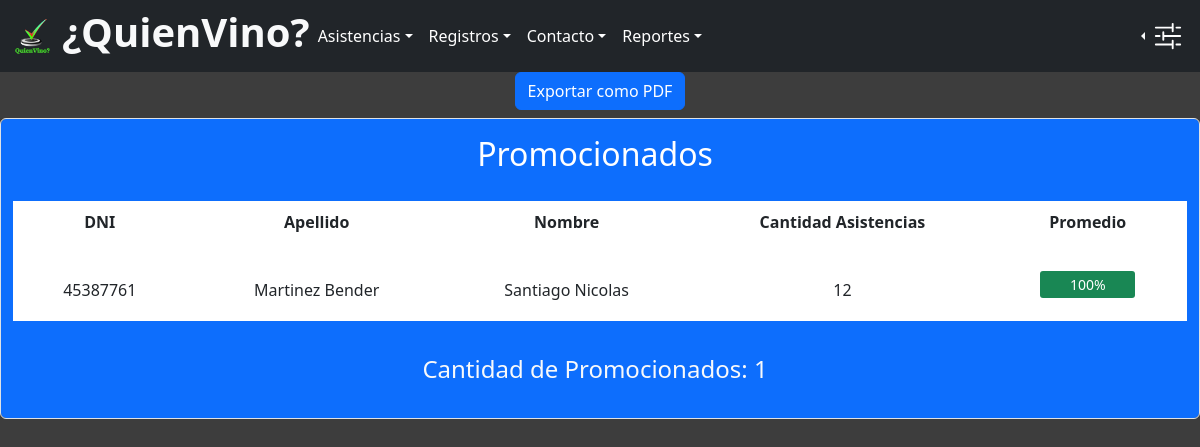
The page /Reportes/promocionados.php on the database its author committed.
### tables this page shows
CREATE TABLE IF NOT EXISTS `alumno` (
  `dni` bigint NOT NULL,
  `nombre` varchar(50) NOT NULL,
  `apellido` varchar(50) NOT NULL,
  `fecha_nacimiento` date NOT NULL,
  PRIMARY KEY (`dni`) USING BTREE
);

### BD/conn.php (called while the page is built, shortened)
<?php
class Conexion
{
  private $host = "localhost";
  private $contrasena = "";
  private $bd = "sistemaasistencia";
  private $usuario = "root";
  private $conn;
  public  function __construct()
  {
    $this->conn = new mysqli($this->host, $this->usuario, $this->contrasena, $this->bd);
  }
  public function ejecutar($consulta)
  {
    return $this->conn->query($consulta);
  }
}
?>

### Clases/Alumno.php (called while the page is built, shortened)
<?php
class Alumno extends Persona
{
  public static function contarAsistencias()
  {
    $contarQuery = ("SELECT al.dni, al.nombre, al.apellido, COUNT(*) AS Asistencias FROM (asistencia AS a INNER JOIN alumno AS al ON al.dni=a.dni) GROUP BY  al.dni, al.nombre, al.apellido ORDER BY al.apellido ASC");
    return $contarQuery;
  }
  public static function traerParametroAsistencias()
  {
    $diasQuery = ("SELECT dias_clases from parametros");
    return $diasQuery;
  }
}
?>

### Clases/Parametro.php (called while the page is built, shortened)
<?php
Class Parametro{
  public static function traerParametros(){
    $queryParametros = ("SELECT * FROM parametros");
    return $queryParametros;
  }
}
?>

### Reportes/promocionados.php (the view, shortened to what this page needs)
<?php
require("../BD/conn.php");
require("../Clases/Alumno.php");
require("../Clases/Parametro.php");
?>
<!DOCTYPE html>
<html lang="en">
<head>
  <link rel="stylesheet" href="../Resources/css/bootstrap.min.css" />
  <link rel="stylesheet" href="../styletabla.css">
  <link rel="stylesheet" href="../Resources/css/sweetalert2.min.css" />
</head>
<body>
  <nav class="navbar navbar-expand-sm bg-dark navbar-dark">
    <div class="container-fluid">
      <a href=".././index.php">
        <div class="redondo">
          <img src="../Multimedia/logo2.png" class="logo">
        </div>
      </a>
      <div class="d-flex justify-content-end">
        <h1 class="text-light"><b>¿QuienVino?</b></h1>
      </div>
      <div class="collapse navbar-collapse" id="collapsibleNavbar">
        <ul class="navbar-nav">
          <li class="nav-item dropdown">
            <a class="nav-link dropdown-toggle" href="#" role="button" data-bs-toggle="dropdown">Asistencias</a>
          </li>
          <li class="nav-item dropdown">
            <a class="nav-link dropdown-toggle" href="#" role="button" data-bs-toggle="dropdown">Registros</a>
          </li>
          <li class="nav-item dropdown">
            <a class="nav-link dropdown-toggle" href="#" role="button" data-bs-toggle="dropdown">Contacto</a>
          </li>
          <li class="nav-item dropdown">
            <a class="nav-link dropdown-toggle" href="#" role="button" data-bs-toggle="dropdown">Reportes</a>
          </li>
        </ul>
      </div>
      <div class="nav-item dropstart">
        <a class="nav-link dropdown-toggle text-light" href="#" role="button" data-bs-toggle="dropdown"
          aria-expanded="false">
          <img src="../Multimedia/sliders2.svg" alt="" class="img-fluid config" style="margin-right: 5px;">
        </a>
      </div>
    </div>
  </nav>
   <div class="container text-center mb-2">
    <button class="btn btn-primary" id="pdfout">Exportar como PDF</button>
  </div>
  <div class="bg-primary text-light rounded border text-center form-control" id="maintable">
    <div class="d-flex justify-content-center">
      <table class="text-center" style="background-color: white; width: 100%;">
        <thead>
          <tr>
            <th colspan="5" class="bg-primary text-white">
              <h2>Promocionados</h2>
            </th>
          </tr>
          <tr>
            <th scope="col">DNI</th>
            <th scope="col">Apellido</th>
            <th scope="col">Nombre</th>
            <th scope="col">Cantidad Asistencias</th>
            <th scope="col">Promedio</th>
          </tr>
        </thead>
        <tbody id="tableInfo">
          <?php
          $conectarDB = new Conexion();
          $consulta = Alumno::contarAsistencias();
          $traerDatos = $conectarDB->ejecutar($consulta);
          $resultado = $traerDatos->fetch_all();
          if ($resultado <> NULL) {
            $promocionado = 0;
            foreach ($resultado as $eachResult => $value) {
              $asistencia = $value[3];
              $traerDias = Alumno::traerParametroAsistencias();
              $ejecutar = $conectarDB->ejecutar($traerDias);
              $dias_de_clase = $ejecutar->fetch_all();
              $traerParametros = Parametro::traerParametros();
              $ejecutar = $conectarDB->ejecutar($traerParametros);
              $listadoParametros = $ejecutar->fetch_all();
              if ($listadoParametros <> NULL) {
                $dia = intval($dias_de_clase[0][0]);
                $promedioAlumno = round($asistencia * 100 / $dia);
                if ($promedioAlumno >= $listadoParametros[0][2]) {
                  $promocionado = $promocionado += 1;
                  ?>
                  <tr>
                    <td>
                      <div class="mt-3">
                        <?php echo ($value[0]); ?>
                      </div>
                    </td>
                    <td>
                      <div class="mt-3">
                        <?php echo ($value[2]); ?>
                      </div>
                    </td>
                    <td>
                      <div class="mt-3">
                        <?php echo ($value[1]); ?>
                      </div>
                    </td>
                    <td>
                      <div class="mt-3">
                        <?php echo ($value[3]); ?>
                      </div>
                    </td>
                    <td>
                      <?php
                      if ($promedioAlumno >= $listadoParametros[0][2]) {
                        echo "<div class='divP mt-1'> $promedioAlumno% </div>";
                      }
                }
                ?>
                  </td>
                </tr>
                <?php
              }
            }
            ?>
            <tr>
              <th colspan="5" class="bg-primary text-light">
                <h4 class="mt-4">Cantidad de Promocionados:
                  <?php echo ($promocionado); ?>
                </h4>
              </th>
            </tr>
            <?php
          }
          ?>
  </tbody>
  </table>
  </div>
  </div>
</body>
</html>

### styletabla.css (style rules this page uses)
th, td { padding-top: 10px; padding-bottom: 20px; padding-left: 30px; padding-right: 40px; }
body { background-color: rgb(61, 61, 61); }
.redondo { width: 45px; height: 45px; margin-right: 5px; }
.logo { height: 35px; width: 35px; margin-top: 5px; margin-left: 3px; }
a:link, a:visited, a:active { text-decoration: none; color: white; }
.config { width: 30px; height: 30px; }
.config { filter: invert(100%) url(#color-filter); }
.divP { width: 80%; padding-top: 4px; padding-bottom: 4px; border-radius: 3px; color: white; font-size: 14px; background-color: #198754; display: flex; justify-content: center; align-items: center; margin: 0 auto;; }

### rows shown on the page
alumno: dni "45387761", apellido "Martinez Bender", nombre "Santiago Nicolas", value "12", promedioAlumno "100"

### other values the page prints
$promocionado "1"
